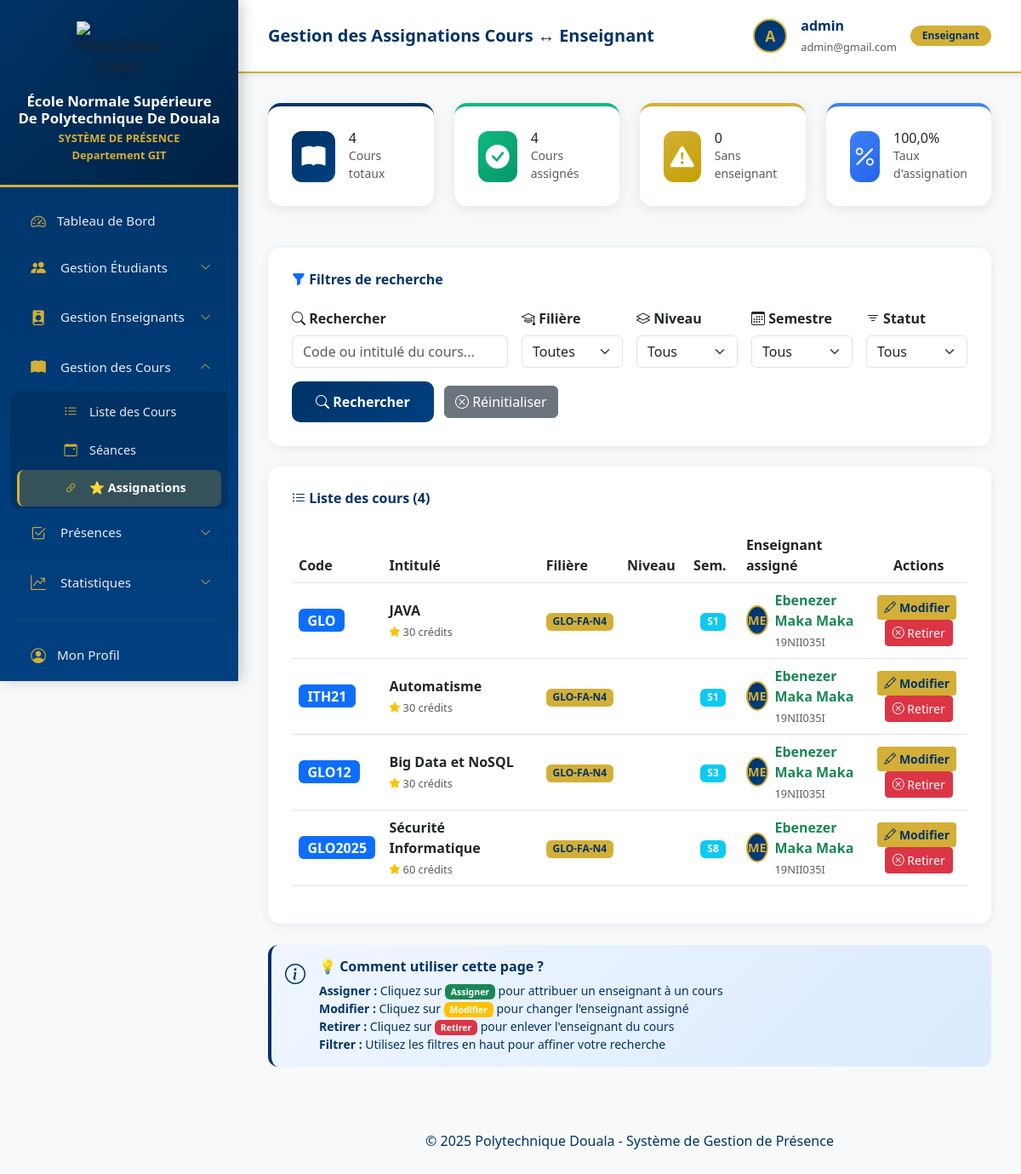
The page /cours/assignations/gerer/ (signed in) on the database as committed earlier.
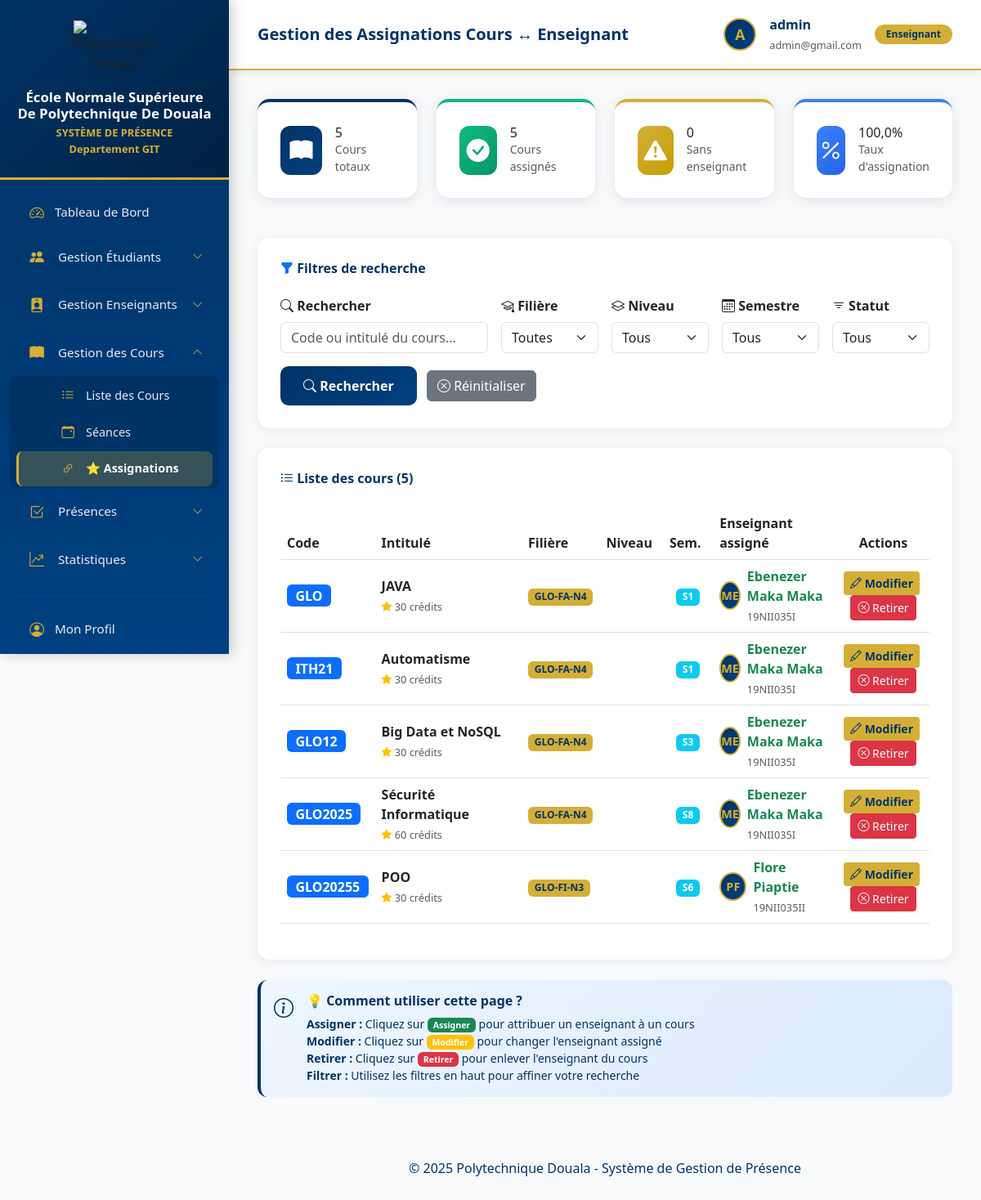
The same page on the database as committed later.
### courses/models.py (models this page shows, shortened)
class Cours(models.Model):
    SEMESTRES = [
        (1, 'Semestre 1'),
        (2, 'Semestre 2'),
        (3, 'Semestre 3'),
        (4, 'Semestre 4'),
        (5, 'Semestre 5'),
        (6, 'Semestre 6'),
        (7, 'Semestre 7'),
        (8, 'Semestre 8'),
    ]
    code = models.CharField(max_length=20, unique=True, verbose_name="Code")
    intitule = models.CharField(max_length=200, verbose_name="Intitulé")
    description = models.TextField(blank=True, null=True, verbose_name="Description")
    filiere = models.ForeignKey(Filiere, on_delete=models.PROTECT,
                                related_name='cours',
                                verbose_name="Filière")
    enseignant = models.ForeignKey(Enseignant, on_delete=models.SET_NULL, null=True,
                                   related_name='cours', verbose_name="Enseignant")
    salle = models.ForeignKey(Salle, on_delete=models.SET_NULL, null=True, blank=True,
                             related_name='cours', verbose_name="Salle")
    semestre = models.IntegerField(choices=SEMESTRES, verbose_name="Semestre")
    annee_academique = models.CharField(max_length=9, help_text="Ex: 2024-2025",
                                       verbose_name="Année académique")
    credits = models.IntegerField(default=3, validators=[MinValueValidator(1)], verbose_name="Crédits")
    coefficient = models.DecimalField(max_digits=3, decimal_places=1, default=1.0, verbose_name="Coefficient")
    volume_horaire_cm = models.IntegerField(default=0, verbose_name="Volume horaire CM (heures)")
    volume_horaire_td = models.IntegerField(default=0, verbose_name="Volume horaire TD (heures)")
    volume_horaire_tp = models.IntegerField(default=0, verbose_name="Volume horaire TP (heures)")
    actif = models.BooleanField(default=True, verbose_name="Actif")
    date_creation = models.DateTimeField(auto_now_add=True)
    date_modification = models.DateTimeField(auto_now=True)
    class Meta:
        verbose_name = "Cours"
        verbose_name_plural = "Cours"
        ordering = ['filiere', 'code']
        unique_together = ['code', 'annee_academique']

### students/models.py (models this page shows, shortened)
class Filiere(models.Model):
    SPECIALITES = [
        ('GI', 'Génie Informatique et Télécommunication'),
        ('GLO', 'Génie Logistique'),
        ('GRT', 'Génie des Réseaux et Télécommunications'),
        ('CSCD', 'Cyber-Sécurité et Cryptographie Digitale'),
        ('SSI', 'Systèmes et Sécurité Informatique'),
    ]
    FORMATIONS = [
        ('FI', 'Formation Initiale'),
        ('FA', 'Formation en Alternance'),
        ('MP', 'Master Professionnel'),
    ]
    NIVEAUX = [
        ('N1', 'Niveau 1'),
        ('N2', 'Niveau 2'),
        ('N3', 'Niveau 3'),
        ('N4', 'Niveau 4'),
        ('N5', 'Niveau 5'),
    ]
    JOURS_SEMAINE = [
        ('LUNDI', 'Lundi'),
        ('MARDI', 'Mardi'),
        ('MERCREDI', 'Mercredi'),
        ('JEUDI', 'Jeudi'),
        ('VENDREDI', 'Vendredi'),
        ('SAMEDI', 'Samedi'),
    ]
    code = models.CharField(max_length=20, unique=True, verbose_name="Code",
                           help_text="Ex: GI-FI-N3")
    specialite = models.CharField(max_length=10, choices=SPECIALITES, verbose_name="Spécialité")
    formation = models.CharField(max_length=2, choices=FORMATIONS, verbose_name="Type de formation")
    niveau = models.CharField(max_length=2, choices=NIVEAUX, verbose_name="Niveau")
    jour_semaine = models.CharField(max_length=10, choices=JOURS_SEMAINE,
                                    blank=True, null=True, verbose_name="Jour principal")
    heure_debut = models.TimeField(blank=True, null=True, verbose_name="Heure de début")
    heure_fin = models.TimeField(blank=True, null=True, verbose_name="Heure de fin")
    description = models.TextField(blank=True, null=True, verbose_name="Description")
    salle_principale = models.ForeignKey('courses.Salle', on_delete=models.SET_NULL,
                                        null=True, blank=True,
                                        related_name='filieres_principales',
                                        verbose_name="Salle principale")
    actif = models.BooleanField(default=True, verbose_name="Actif")
    date_creation = models.DateTimeField(auto_now_add=True)
    date_modification = models.DateTimeField(auto_now=True)
    class Meta:
        verbose_name = "Filière"
        verbose_name_plural = "Filières"
        ordering = ['specialite', 'formation', 'niveau']
        unique_together = ['specialite', 'formation', 'niveau']

### teachers/models.py (models this page shows, shortened)
class Enseignant(models.Model):
    GRADES = [
        ('ASSISTANT', 'Assistant'),
        ('CHARGE', 'Chargé de cours'),
        ('MAITRE_ASSISTANT', 'Maître Assistant'),
        ('MAITRE_CONFERENCE', 'Maître de Conférences'),
        ('PROFESSEUR', 'Professeur'),
    ]
    user = models.OneToOneField(User, on_delete=models.CASCADE, related_name='enseignant', verbose_name="Utilisateur")
    matricule = models.CharField(max_length=20, unique=True, verbose_name="Matricule")
    nom = models.CharField(max_length=100, verbose_name="Nom")
    prenom = models.CharField(max_length=100, verbose_name="Prénom")
    email = models.EmailField(unique=True, verbose_name="Email")
    telephone = models.CharField(max_length=20, blank=True, null=True, verbose_name="Téléphone")
    specialite = models.CharField(max_length=100, blank=True, null=True, verbose_name="Spécialité")
    grade = models.CharField(max_length=20, choices=GRADES, blank=True, null=True, verbose_name="Grade")
    date_naissance = models.DateField(blank=True, null=True, verbose_name="Date de naissance")
    sexe = models.CharField(max_length=1, choices=[('M', 'Masculin'), ('F', 'Féminin')], blank=True, null=True)
    adresse = models.TextField(blank=True, null=True, verbose_name="Adresse")
    date_embauche = models.DateField(blank=True, null=True, verbose_name="Date d'embauche")
    actif = models.BooleanField(default=True, verbose_name="Actif")
    photo = models.ImageField(upload_to='enseignants/photos/', blank=True, null=True, verbose_name="Photo")
    date_creation = models.DateTimeField(auto_now_add=True)
    class Meta:
        verbose_name = "Enseignant"
        verbose_name_plural = "Enseignants"
        ordering = ['nom', 'prenom']
    def nom_complet(self):
        return f"{self.prenom} {self.nom}"

### courses/views.py (the view)
# urls.py: path('assignations/gerer/', views.gerer_assignations, name='gerer_assignations'),
@login_required
def gerer_assignations(request):
    if not (request.user.profil.est_admin() or request.user.profil.est_scolarite()):
        messages.error(request, "⛔ Accès refusé. Seuls les administrateurs peuvent gérer les assignations.")
        return redirect('dashboard')
    search_query = request.GET.get('search', '')
    filiere_id = request.GET.get('filiere', '')
    semestre = request.GET.get('semestre', '')
    statut = request.GET.get('statut', '')  # 'assigne', 'non_assigne', 'tous'
    cours_list = Cours.objects.select_related(
        'enseignant',
        'filiere',
        'salle'
    ).annotate(
        nombre_seances=Count('seances')
    ).filter(actif=True)
    if search_query:
        cours_list = cours_list.filter(
            Q(code__icontains=search_query) |
            Q(intitule__icontains=search_query)
        )
    if filiere_id:
        cours_list = cours_list.filter(filiere_id=filiere_id)
    if semestre:
        cours_list = cours_list.filter(semestre=semestre)
    if statut == 'assigne':
        cours_list = cours_list.filter(enseignant__isnull=False)
    elif statut == 'non_assigne':
        cours_list = cours_list.filter(enseignant__isnull=True)
    cours_list = cours_list.order_by('filiere','semestre', 'code')
    enseignants = Enseignant.objects.filter(actif=True).select_related('user').order_by('nom', 'prenom')
    filieres = Filiere.objects.all().order_by('code')
    total_cours = cours_list.count()
    cours_assignes = cours_list.filter(enseignant__isnull=False).count()
    cours_non_assignes = cours_list.filter(enseignant__isnull=True).count()
    taux_assignation = round((cours_assignes / total_cours * 100), 1) if total_cours > 0 else 0
    context = {
        'cours_list': cours_list,
        'enseignants': enseignants,
        'filieres': filieres,
        'search_query': search_query,
        'filiere_id': filiere_id,
        'semestre': semestre,
        'statut': statut,
        'total_cours': total_cours,
        'cours_assignes': cours_assignes,
        'cours_non_assignes': cours_non_assignes,
        'taux_assignation': taux_assignation,
    }
    return render(request, 'courses/gerer_assignations.html', context)

### accounts/models.py (called while the page is built)
    def est_admin(self):
        return self.role == 'ADMIN' or self.user.is_superuser

### courses/templates/courses/gerer_assignations.html (shortened to what the changed rows need)
{% extends 'base.html' %}
{% block content %}
<div class="row mb-4">
    <div class="col-md-3">
        <div class="stat-card primary">
            <div class="d-flex align-items-center">
                <div>
                    <h3 class="mb-0">{{ total_cours }}</h3>
                    <p class="text-muted small mb-0">Cours totaux</p>
                </div>
            </div>
        </div>
    </div>
    <div class="col-md-3">
        <div class="stat-card success">
            <div class="d-flex align-items-center">
                <div>
                    <h3 class="mb-0">{{ cours_assignes }}</h3>
                    <p class="text-muted small mb-0">Cours assignés</p>
                </div>
            </div>
        </div>
    </div>
</div>
<div class="table-card">
    <div class="d-flex justify-content-between align-items-center mb-4">
        <h5 class="mb-0">
            <i class="bi bi-list-ul"></i> Liste des cours ({{ cours_list.count }})
        </h5>
    </div>
    {% if cours_list %}
    <div class="table-responsive">
        <table class="table table-hover align-middle">
            <thead>
                <tr>
                    <th width="12%">Code</th>
                    <th width="25%">Intitulé</th>
                    <th width="10%">Filière</th>
                    <th width="10%">Niveau</th>
                    <th width="8%">Sem.</th>
                    <th width="20%">Enseignant assigné</th>
                    <th width="15%" class="text-center">Actions</th>
                </tr>
            </thead>
            <tbody>
                {% for cours in cours_list %}
                <tr id="cours-{{ cours.id }}">
                    <td>
                        <span class="badge bg-primary fs-6">{{ cours.code }}</span>
                    </td>
                    <td>
                        <strong>{{ cours.intitule }}</strong>
                        <br>
                        <small class="text-muted">
                            <i class="bi bi-star-fill text-warning"></i> {{ cours.credits }} crédits
                        </small>
                    </td>
                    <td>
                        <span class="badge" style="background: var(--accent-gold); color: var(--primary-blue);">
                            {{ cours.filiere.code }}
                        </span>
                    </td>
                    <td>
                    </td>
                    <td class="text-center">
                        <span class="badge bg-info">S{{ cours.semestre }}</span>
                    </td>
                    <td>
                        <div id="enseignant-info-{{ cours.id }}">
                            {% if cours.enseignant %}
                            <div class="d-flex align-items-center">
                                <div class="user-avatar me-2" style="width: 35px; height: 35px; font-size: 0.9rem;">
                                    {{ cours.enseignant.nom.0 }}{{ cours.enseignant.prenom.0 }}
                                </div>
                                <div>
                                    <div class="fw-semibold text-success">
                                        {{ cours.enseignant.nom_complet }}
                                    </div>
                                    <small class="text-muted">{{ cours.enseignant.matricule }}</small>
                                </div>
                            </div>
                            {% else %}
                            <span class="badge bg-danger">
                                <i class="bi bi-exclamation-triangle"></i> Non assigné
                            </span>
                            {% endif %}
                        </div>
                    </td>
                    <td class="text-center">
                        {% if cours.enseignant %}
                        <button type="button"
                                class="btn btn-sm btn-warning me-1"
                                onclick="openModal('{{ cours.id }}', '{{ cours.code }}', '{{ cours.enseignant.id }}')">
                            <i class="bi bi-pencil"></i> Modifier
                        </button>
                        <button type="button"
                                class="btn btn-sm btn-danger"
                                onclick="retirerEnseignant('{{ cours.code }}', '{{ cours.id }}')">
                            <i class="bi bi-x-circle"></i> Retirer
                        </button>
                        {% endif %}
                    </td>
                </tr>
                {% endfor %}
            </tbody>
        </table>
    </div>
    {% else %}
    <div class="text-center py-5">
        <i class="bi bi-inbox text-muted" style="font-size: 4rem;"></i>
        <p class="text-muted mt-3">Aucun cours trouvé avec ces critères</p>
    </div>
    {% endif %}
</div>
{% endblock %}

Rows that differ between the two databases and show on the page:
added Cours: code "GLO20255", intitule "POO", credits "30", filiere.code "GLO-FI-N3", semestre "6", enseignant.nom.0 "P", enseignant.prenom.0 "F", enseignant.nom_complet "Flore Piaptie", enseignant.matricule "19NII035II"
Other text that changed with them:
{{ total_cours }}: "4" → "5"
{{ cours_assignes }}: "4" → "5"
{{ cours_list.count }}: "4" → "5"
